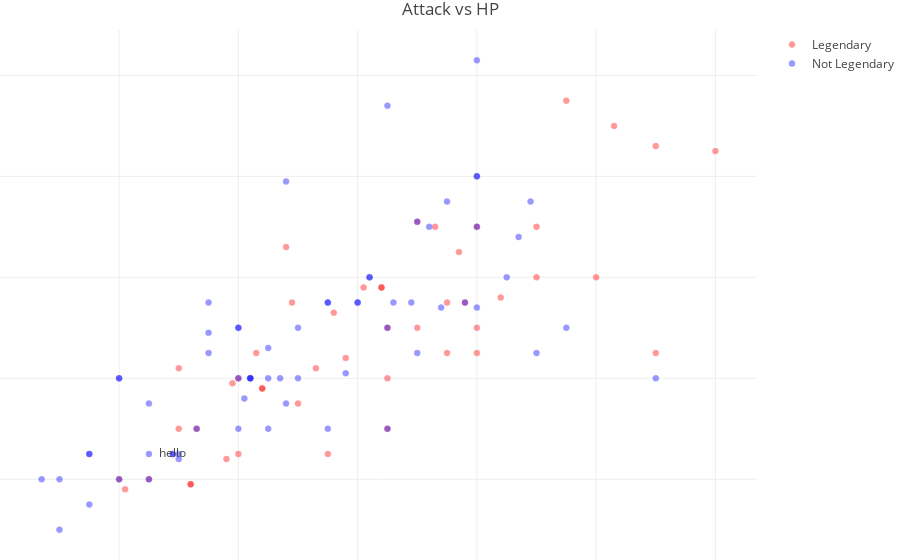

The cell this chart's notebook holds for it:
### Code cell
fire = go.Scatter(x = df[df['Type_1']=='Fire']['Attack'], y = df[df['Type_1']=='Fire']['HP'], name = 'Legendary',
                      mode='markers+text',marker=dict(size=6,color='red',line=dict(color='red',width=0.5),opacity=0.4))
grass = go.Scatter(x = df[df['Type_1']=='Grass']['Attack'], y = df[df['Type_1']=='Grass']['HP'], name = 'Not Legendary',
                        mode='markers+text',marker=dict(size=6,color='blue',line=dict(color='blue',width=0.5),opacity=0.4))

data = [fire, grass]
layout = go.Layout(
    title = 'Attack vs HP',
    margin=dict(
        l=0,
        r=0,
        b=0,
        t=30
    )
)
fig = go.Figure(data=data, layout=layout)
plotly.offline.iplot(fig,filename='scatterplot');

### Figure 1 — Plotly figure (JSON) as saved in the notebook; plotly's stock layout.template omitted (floating-point values rounded to 4 significant figures)
{"data": [{"marker": {"color": "red", "line": {"color": "red", "width": 0.5}, "opacity": 0.4, "size": 6}, "mode": "markers+text", "name": "Legendary", "type": "scatter", "x": [52, 64, 84, 41, 76, 70, 110, 85, 100, 95, 130, 100, 52, 64, 84, 40, 50, 75, 115, 130, 60, 85, 120, 60, 100, 85, 58, 78, 104, 95, 90, 63, 93, 123, 53, 98, 90, 140, 97, 45, 59, 69, 73, 81, 50, 68, 110], "y": [39, 58, 78, 38, 73, 55, 90, 50, 65, 65, 65, 90, 39, 58, 78, 40, 50, 45, 115, 106, 45, 60, 80, 60, 70, 70, 44, 64, 76, 75, 91, 65, 90, 110, 50, 75, 70, 105, 85, 40, 59, 75, 62, 78, 62, 86, 80]}, {"marker": {"color": "blue", "line": {"color": "blue", "width": 0.5}, "opacity": 0.4, "size": 6}, "mode": "markers+text", "name": "Not Legendary", "text": ["hello"], "type": "scatter", "x": [49, 62, 82, 50, 65, 80, 75, 90, 105, 40, 95, 55, 49, 62, 82, 80, 35, 45, 55, 30, 75, 45, 65, 85, 40, 70, 100, 40, 130, 60, 85, 115, 68, 68, 89, 109, 30, 70, 35, 60, 100, 62, 92, 100, 110, 100, 45, 60, 75, 53, 98, 27, 67, 35, 60, 86, 55, 85, 50, 94, 90, 61, 78, 107, 65, 100], "y": [45, 60, 80, 45, 60, 75, 50, 65, 80, 60, 95, 65, 45, 60, 80, 75, 35, 55, 75, 30, 75, 40, 50, 70, 40, 70, 90, 60, 60, 50, 50, 70, 99, 55, 75, 95, 40, 60, 45, 70, 74, 60, 90, 100, 65, 100, 45, 60, 75, 50, 75, 40, 60, 45, 70, 75, 69, 114, 44, 74, 91, 56, 61, 88, 66, 123]}], "layout": {"margin": {"b": 0, "l": 0, "r": 0, "t": 30}, "title": "Attack vs HP"}}
